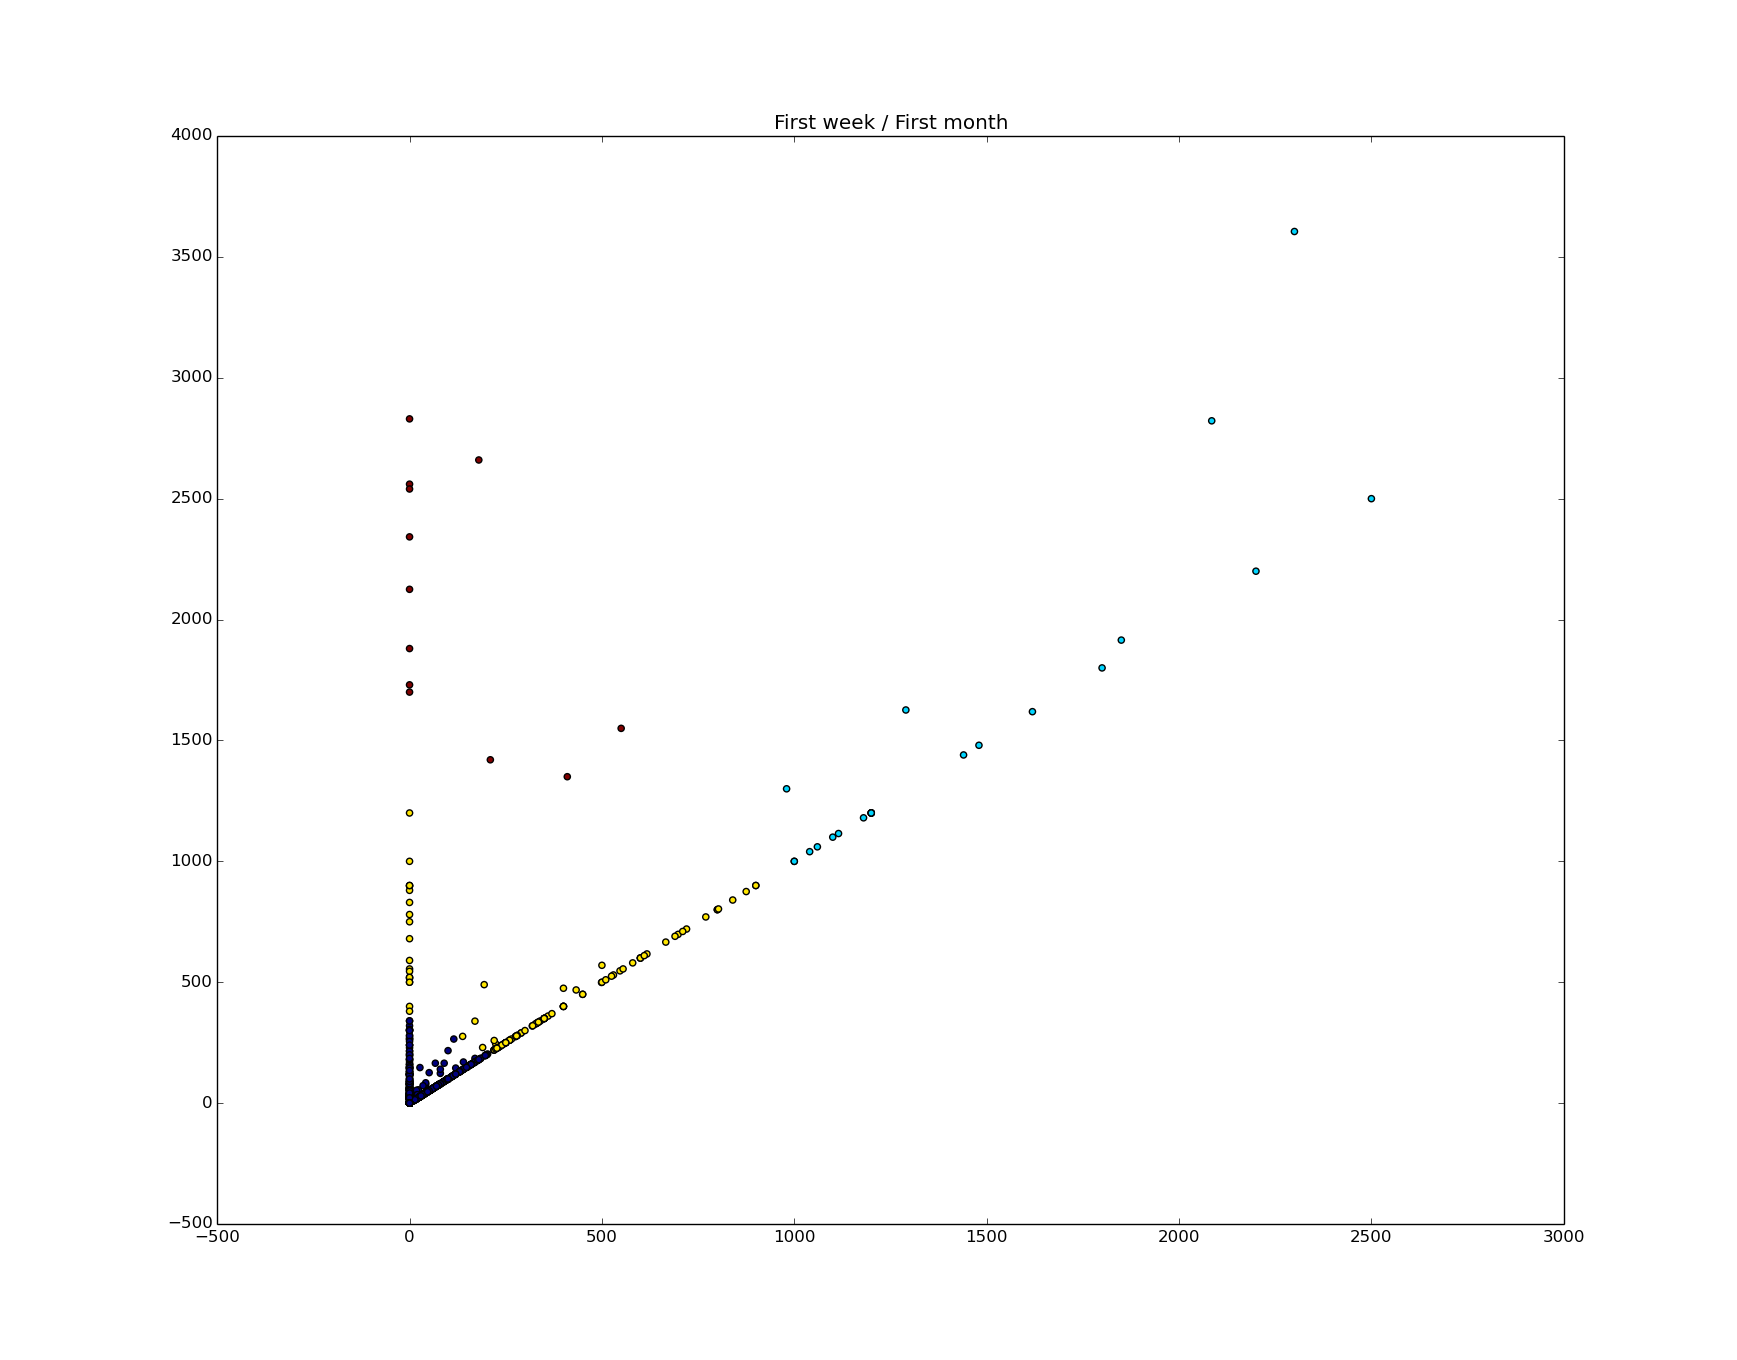

Recreate this plot in Python.
import numpy as np
import matplotlib.pyplot as plt

from sklearn.cluster import KMeans

from sklearn import datasets, linear_model
from sklearn import cross_validation
import matplotlib.pyplot as plt

# features columns: 
# 0 user_id
# 1 first_week
# 2 first_month
# 3 items
# 4 views

f = open("test.csv")
data = np.loadtxt(f, delimiter=",")

Y = data[:, 2]
X = data[:, [1, 2]] #first_week, first month

X_training, X_test, Y_training, Y_test = cross_validation.train_test_split(
	X, Y, test_size=0.99, random_state=2)


print "Dataset prepared", "\n"

# average as result
avg = np.mean(Y_training)
print avg
result = np.mean((Y_test - avg) ** 2)
print "Average: ", result, "\n"
####################_

# Incorrect number of clusters
y_pred = KMeans(n_clusters=4, random_state=0).fit_predict(X_training)

plt.scatter(X_training[:, 0], X_training[:, 1], c = y_pred)
plt.title("First week / First month")

plt.show()
